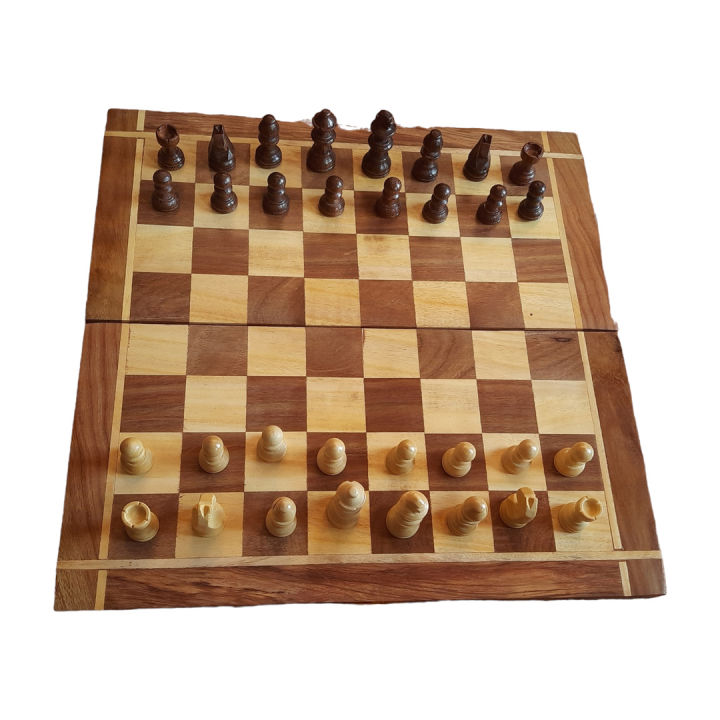
#> input picture vision_stuff/chess_image.jpg, 720 x 720 px, given in place of the camera
$ python corner_detect.py
#> lines starting #> are read from the running program, lines starting #| are printed output that depends on the picture; after the words box and inside, x2 and y2 are one past the last pixel; in counts of white or black regions, pixels touching at a corner belong together
#> further down, frame is the input picture: shape (720, 720, 3); mean B, G, R 161.2, 179.6, 201.7
import cv2
import numpy as np
from statistics import median

cap = cv2.VideoCapture(3)

reference = None
prev_board = None


# -----------------------------
# Line preprocessing
# -----------------------------

def prepare(lines, kernel_close, kernel_open):
    _, lines = cv2.threshold(lines, 30, 255, cv2.THRESH_BINARY)
    lines = cv2.morphologyEx(lines, cv2.MORPH_CLOSE, kernel_close)
    lines = cv2.morphologyEx(lines, cv2.MORPH_OPEN, kernel_open)
    return lines


def prepare_vertical(lines):
    return prepare(lines, np.ones((3,1),np.uint8), np.ones((50,1),np.uint8))


def prepare_horizontal(lines):
    return prepare(lines, np.ones((1,3),np.uint8), np.ones((1,50),np.uint8))


# -----------------------------
# Board detection
# -----------------------------

def detect_board(img):

    gray = cv2.cvtColor(img, cv2.COLOR_BGR2GRAY)
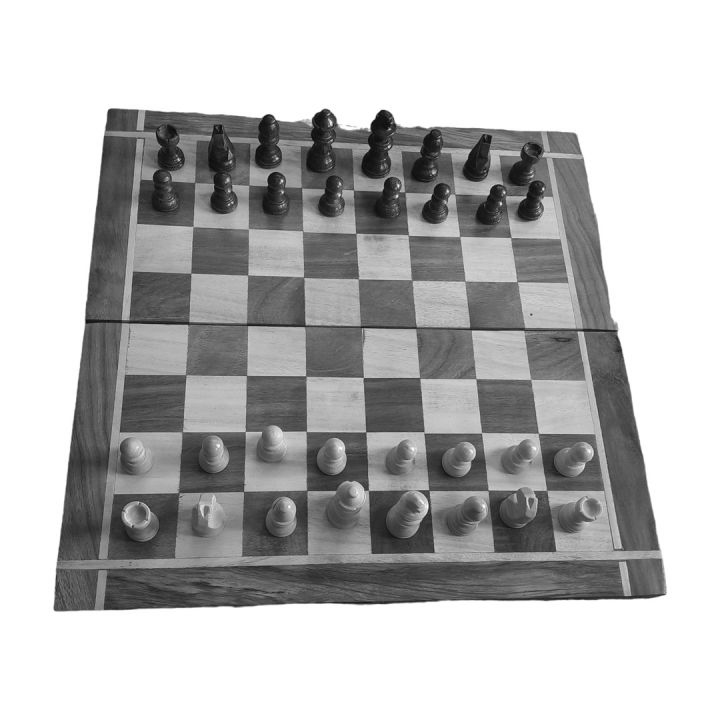
#> gray: shape (720, 720); min 4, max 255, mean 184.1

    kernelH = np.array([[-1,1]])
    kernelV = np.array([[-1],[1]])

    vertical = np.absolute(cv2.filter2D(gray.astype("float"), -1, kernelH))
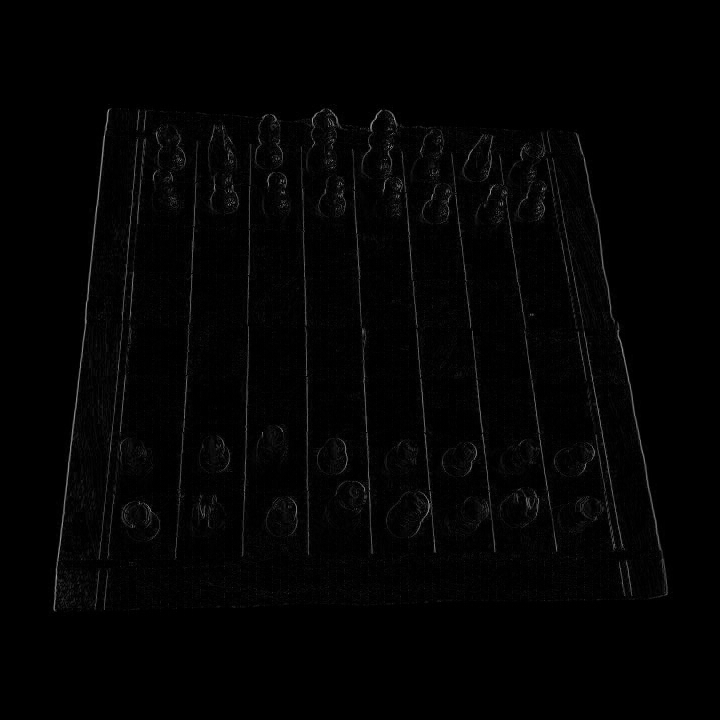
#> vertical: shape (720, 720) float64; min 0, max 164, mean 3.1
    horizontal = np.absolute(cv2.filter2D(gray.astype("float"), -1, kernelV))
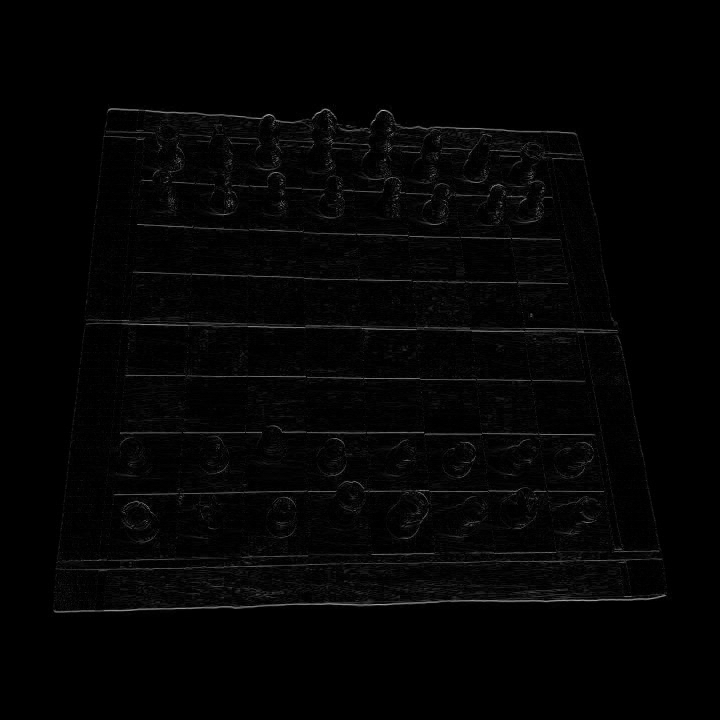
#> horizontal: shape (720, 720) float64; min 0, max 192, mean 4

    vertical = prepare_vertical(vertical)
#> in prepare, `_, lines = cv2.threshold(lines, 30, 255, cv2.THRESH_BINARY)`:
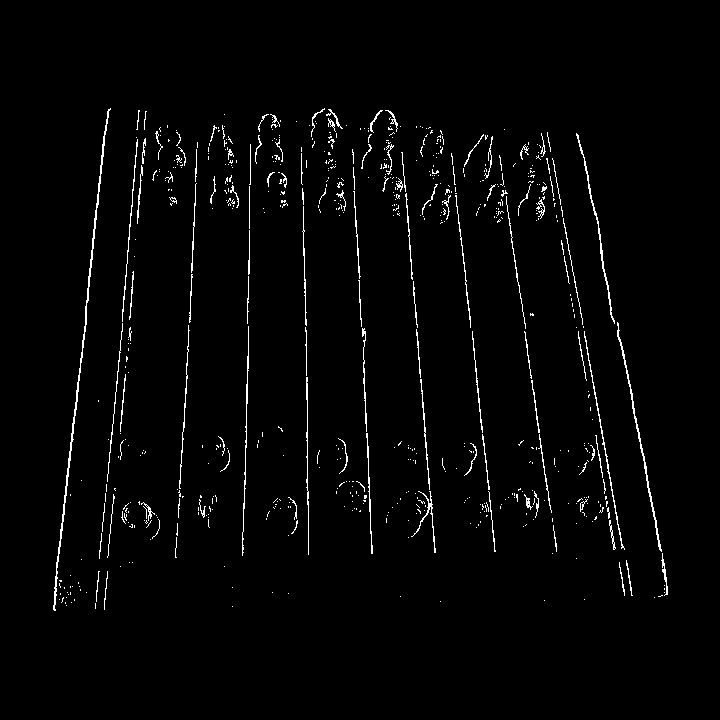
#> lines: shape (720, 720) float64; 2.1% white in thin lines or dots, all inside (x1, y1, x2, y2) = (53, 108, 668, 611)
#> in prepare, `lines = cv2.morphologyEx(lines, cv2.MORPH_OPEN, kernel_open)`: lines: shape (720, 720) float64; 0.1% white in thin lines or dots, all inside (x1, y1, x2, y2) = (246, 185, 309, 556)
    horizontal = prepare_horizontal(horizontal)
#> in prepare (call 2), `_, lines = cv2.threshold(lines, 30, 255, cv2.THRESH_BINARY)`:
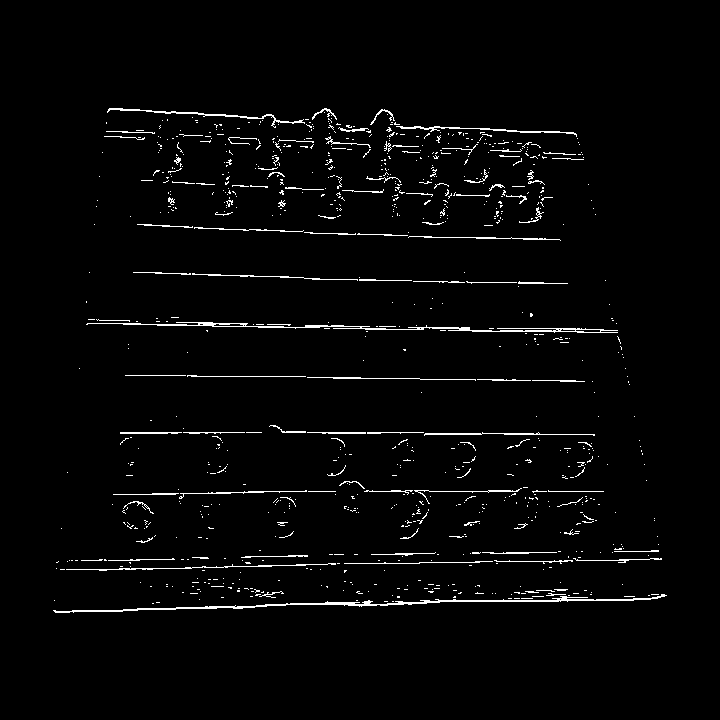
#> lines: shape (720, 720) float64; 2.4% white in thin lines or dots, all inside (x1, y1, x2, y2) = (53, 108, 667, 613)
#> in prepare (call 2), `lines = cv2.morphologyEx(lines, cv2.MORPH_CLOSE, kernel_close)`:
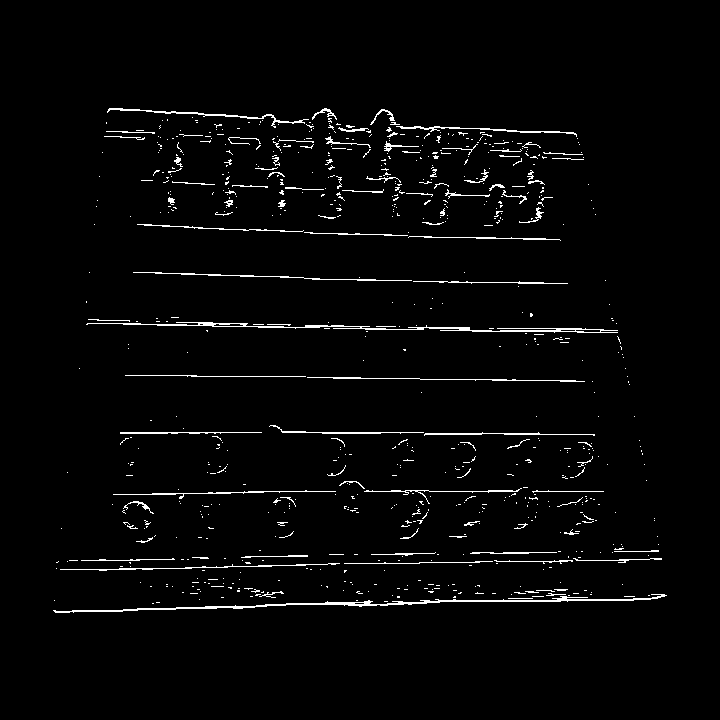
#> lines: shape (720, 720) float64; 2.5% white in thin lines or dots, all inside (x1, y1, x2, y2) = (53, 108, 667, 613)
#> in prepare (call 2), `lines = cv2.morphologyEx(lines, cv2.MORPH_OPEN, kernel_open)`:
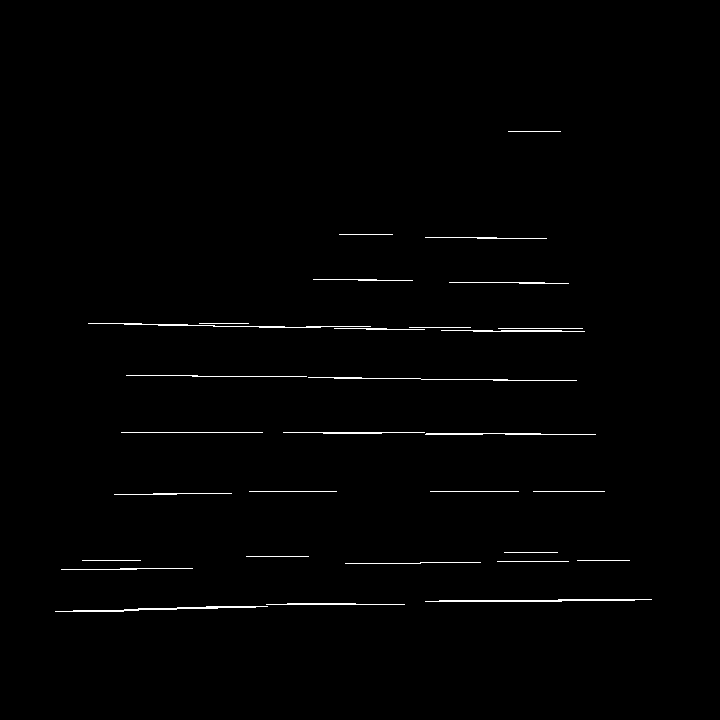
#> lines: shape (720, 720) float64; 0.88% white in thin lines or dots, all inside (x1, y1, x2, y2) = (55, 131, 652, 612)

    v_lines = cv2.HoughLinesP(vertical.astype(np.uint8),1,np.pi/180,100,minLineLength=100,maxLineGap=10)
#> v_lines = [[307, 429, 308, 542]]
    h_lines = cv2.HoughLinesP(horizontal.astype(np.uint8),1,np.pi/180,100,minLineLength=100,maxLineGap=10)
#> h_lines = [[441, 330, 543, 331], [473, 601, 643, 599], [88, 323, 214, 325], [121, 432, 262, 432], [254, 376, 539, 380], [91, 611, 261, 606], [61, 569, 171, 568], [460, 282, 568, 283], [57, 611, 228, 606], [426, 433, 540, 433], [130, 375, 243, 376], [425, 237, 527, 238]]

    if v_lines is None or h_lines is None:
        return None

    v_count = [0]*len(v_lines)
#> v_count = [0]
    h_count = [0]*len(h_lines)
#> h_count = [0, 0, 0, 0, 0, 0, 0, 0, 0, 0, 0, 0]

    for i,v in enumerate(v_lines):
        x1,y1,x2,y2 = v[0]
        for j,h in enumerate(h_lines):
            x3,y3,x4,y4 = h[0]

            if ((x3 <= x1 <= x4) or (x4 <= x1 <= x3)) and ((y2 <= y3 <= y1) or (y1 <= y3 <= y2)):
                v_count[i]+=1
                h_count[j]+=1
#> this loop made 1 pass

    v_board = [v_lines[i] for i in range(len(v_lines)) if v_count[i] > 6]
#> v_board = []
    h_board = [h_lines[i] for i in range(len(h_lines)) if h_count[i] > 6]
#> h_board = []

    if not v_board or not h_board:
        return None

    y_min = int(median(min(v[0][1],v[0][3]) for v in v_board))
    y_max = int(median(max(v[0][1],v[0][3]) for v in v_board))
    x_min = int(median(min(h[0][0],h[0][2]) for h in h_board))
    x_max = int(median(max(h[0][0],h[0][2]) for h in h_board))

    board = gray[y_min:y_max, x_min:x_max]

    board = cv2.resize(board,(800,800))

    return board


# -----------------------------
# Square extraction
# -----------------------------

# [66 lines left out: functions extract_squares, compute_board, detect_move, not called in this run]


# -----------------------------
# Main loop
# -----------------------------

while True:

    ret, frame = cap.read()
    if not ret:
        break

    board_img = detect_board(frame)

    if board_img is not None:

        cv2.imshow("board", board_img)

    cv2.imshow("camera", frame)

    key = cv2.waitKey(1) & 0xFF
#> (key q is pressed here)

    if key == ord('q'):
        break

    if key == ord('b') and board_img is not None:

        reference = extract_squares(board_img)
        print("Reference captured")

    if key == ord('u') and reference is not None:

        current = extract_squares(board_img)

        curr_board = compute_board(current, reference)

        if prev_board is None:
            prev_board = curr_board

        src,dst = detect_move(prev_board, curr_board)

        print(curr_board)

        if src and dst:
            print("Move:", src, "->", dst)

        prev_board = curr_board


cap.release()
cv2.destroyAllWindows()
